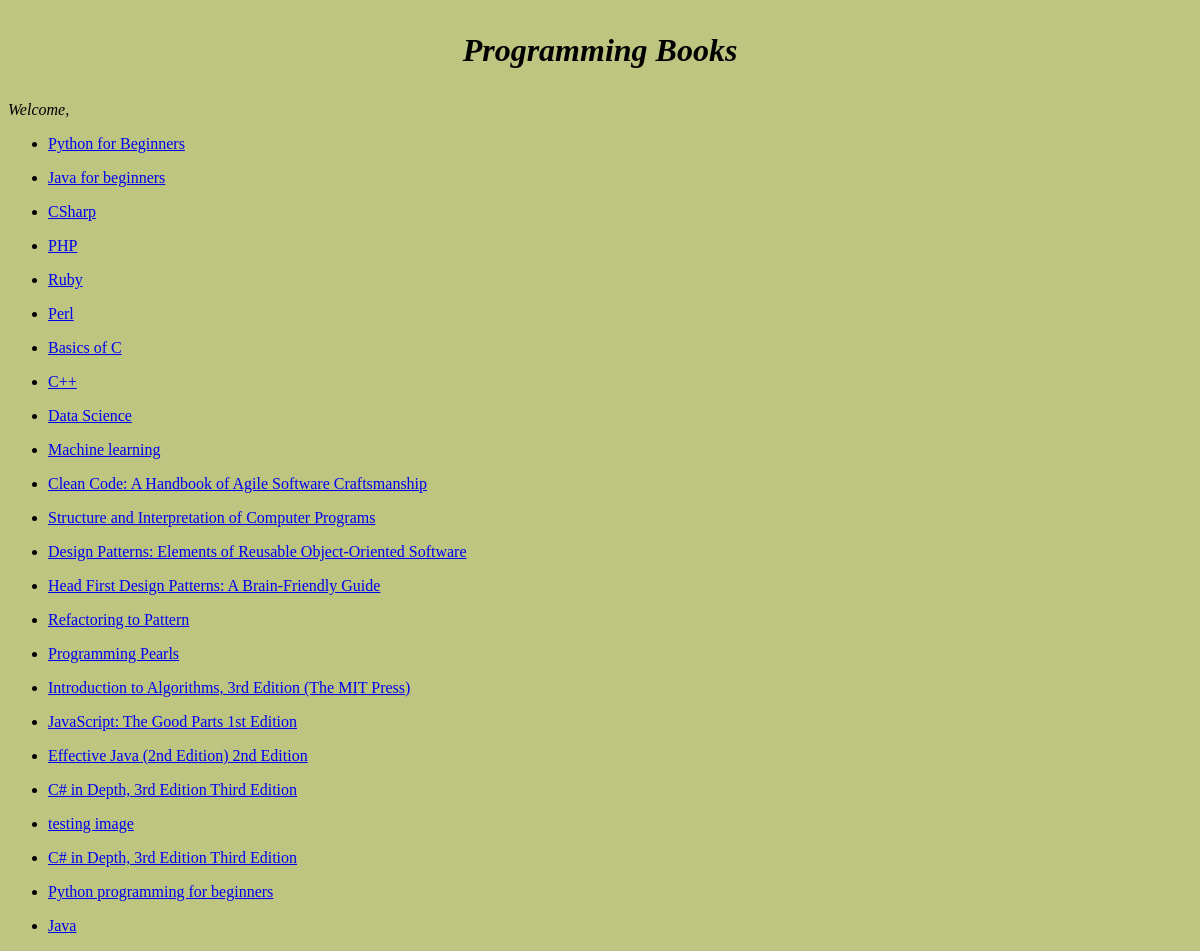
/view_list/, run on an earlier commit of the app's database.
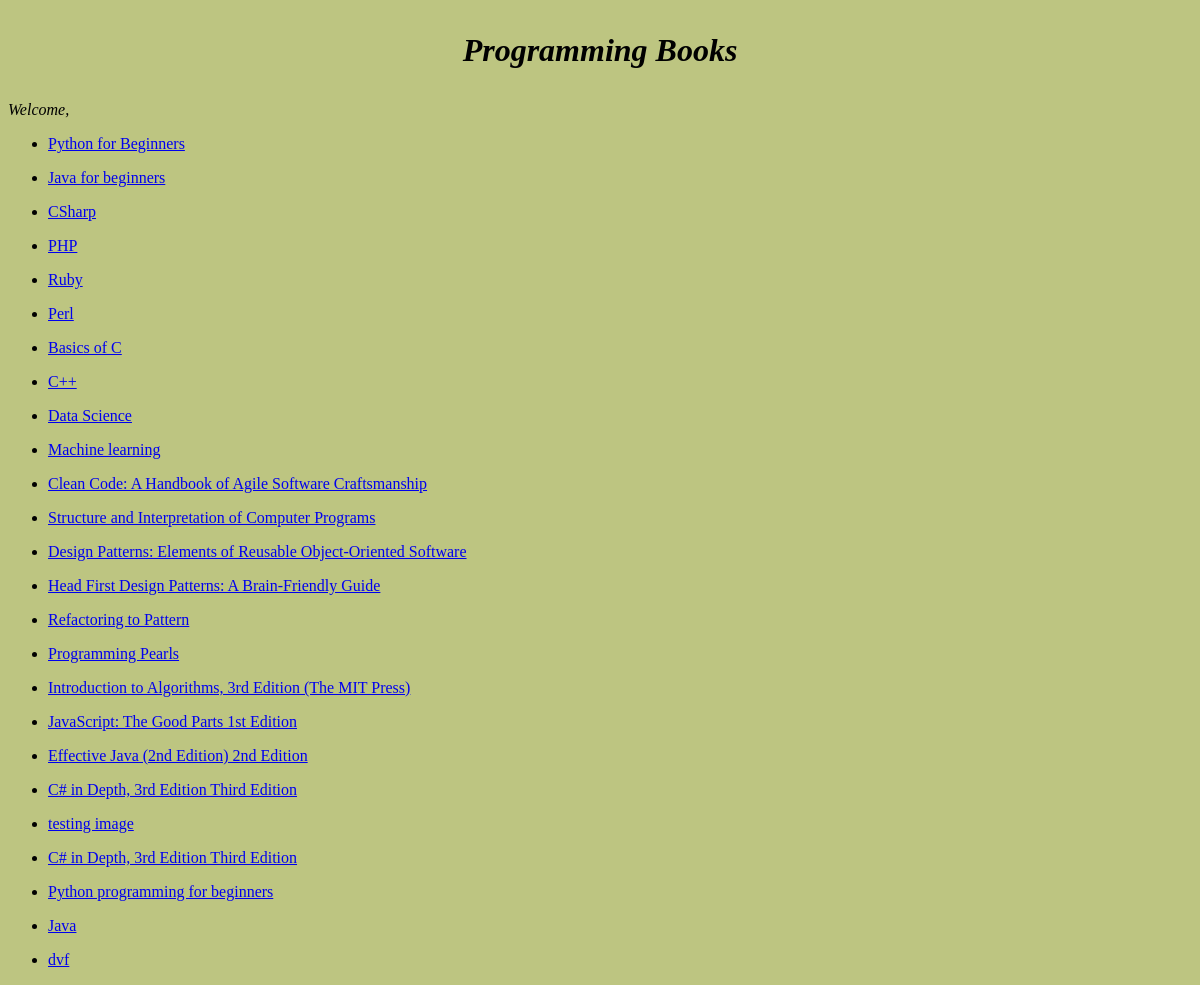
And on a later commit of the database.
### books/models.py (models this page shows, shortened)
class Book(models.Model):
	book_title = models.CharField(max_length=100)
	book_author = models.CharField(max_length=50)
	book_description=models.TextField(blank=True, null=True)
	book_image = models.ImageField(upload_to='images/', blank=False)
	def go_to_link_view(self):
		return f"/view/{self.id}"

### books/views.py (the view)
# urls.py: path('view_list/', view_list_view),
def view_list_view(request):
	queryset=Book.objects.all()
	context={
	'context_qs': queryset
	}
	return render(request, 'view_list_view.html', context)

### templates/view_list_view.html
{% extends 'basic.html' %}
{% block content %}
{% for x in context_qs %}
<ul>
<li><a href="{{x.go_to_link_view}}">{{ x.book_title }} </li>
</ul>
{% endfor %}
{% endblock %}

### templates/basic.html (shortened to what this page needs)
<!DOCTYPE html>
<html>
<head>
</head>
<body style="background-color: #BDC581;">
<h1>
	<p align="center" style = "font-family:georgia;font-style:italic;">Programming Books</p>
</h1>
<p align="left" style = "font-family:georgia;font-style:italic;">Welcome, {{ request.user.username }}</p>
{% block content %}
{% endblock %}
</body>
</html>

What changed in the data, as far as the page shows it:
added Book: book_title "dvf"
